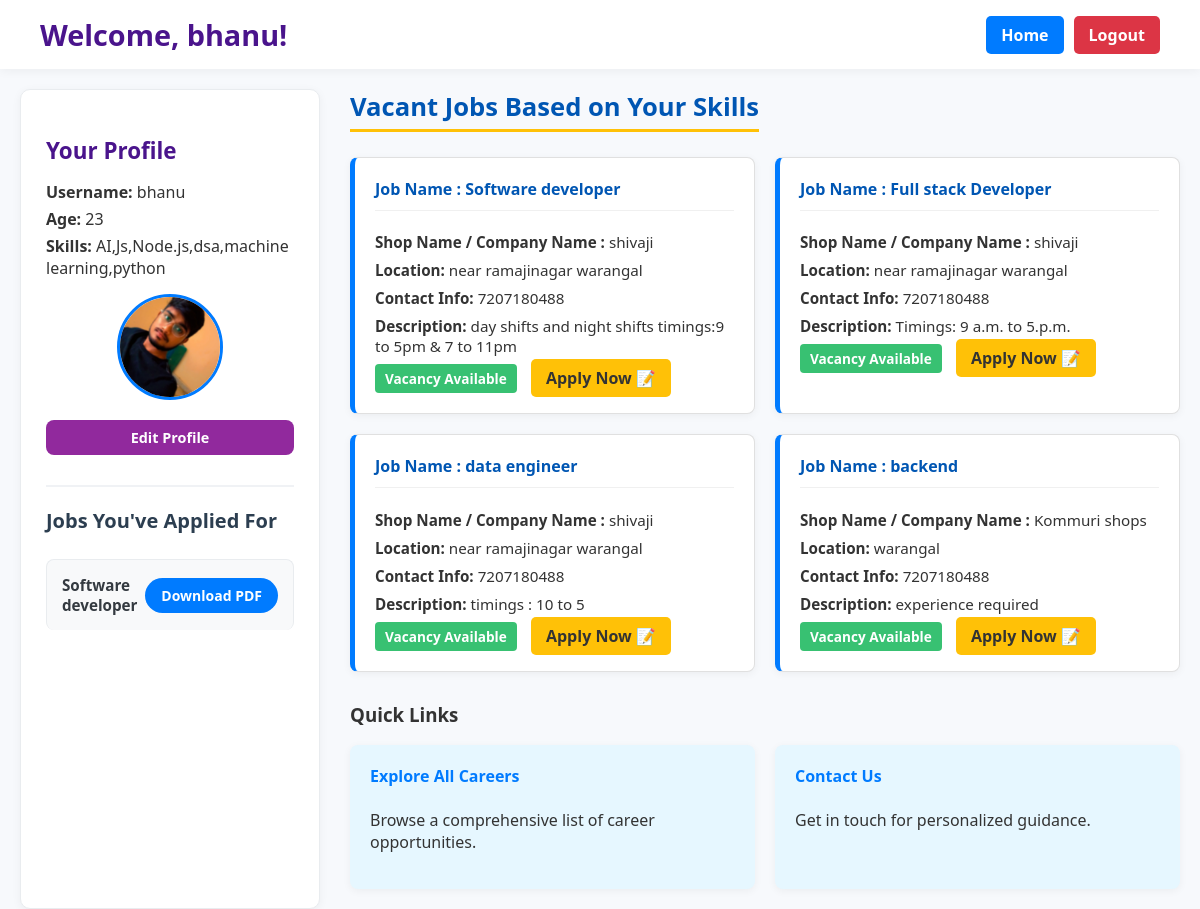
/dashboard (signed in), run on the app's committed database.
### tables this page shows
CREATE TABLE users (
            username TEXT NOT NULL,
            password TEXT NOT NULL,
            age INTEGER,
            profile_pic TEXT,
            skills TEXT,
            role TEXT NOT NULL DEFAULT 'job_seeker', security_question TEXT, security_answer TEXT, is_verified INTEGER DEFAULT 0, shop_name TEXT, business_license TEXT, status TEXT DEFAULT 'pending', voter_id TEXT, verification_doc TEXT,
            PRIMARY KEY (username, role)
        );

CREATE TABLE applications (
            id INTEGER PRIMARY KEY AUTOINCREMENT,
            job_id INTEGER NOT NULL,
            applicant_name TEXT NOT NULL,
            contact_info TEXT,
            resume_filename TEXT, applicant_email TEXT, applicant_phone TEXT, first_name TEXT, last_name TEXT, dob TEXT, address TEXT, pincode TEXT, experience REAL, skills_applied TEXT, preferred_location TEXT, user_id INTEGER,
            FOREIGN KEY(job_id) REFERENCES career_options(id)
        );

CREATE TABLE career_options (
            id INTEGER PRIMARY KEY AUTOINCREMENT,
            name TEXT NOT NULL,
            description TEXT NOT NULL,
            learn_more TEXT NOT NULL,
            skills_required TEXT,
            application_form_url TEXT,
            is_vacant INTEGER DEFAULT 1,
            total_labour_vacancy INTEGER DEFAULT 0,
            posted_by TEXT,
            posted_date DATETIME DEFAULT CURRENT_TIMESTAMP
        );

CREATE TABLE admin_profiles (
            username TEXT PRIMARY KEY,
            shop_name TEXT,
            total_labour_vacancy INTEGER,
            total_staff INTEGER,
            location TEXT,
            hand_based_salary TEXT,
            incentives TEXT,
            branches TEXT,
            contact_info TEXT,
            written_test TEXT,
            FOREIGN KEY(username) REFERENCES users(username)
        );

### app.py (the view)
@app.route("/dashboard")
@login_required
def dashboard():
    user = current_user
    skills_str = getattr(user, "skills", "") or ""
    user_skills_list = [s.strip().lower() for s in skills_str.split(",") if s.strip()]
    relevant_jobs = []
    db = get_db()
    all_jobs_query = """
        SELECT c.*, ap.shop_name, ap.location, ap.contact_info
        FROM career_options c
        LEFT JOIN admin_profiles ap ON c.posted_by = ap.username
    """
    career_options_db = db.execute(all_jobs_query).fetchall()
    if user_skills_list:
        for job in career_options_db:
            job_skills_list = [s.strip().lower() for s in (job["skills_required"] or "").split(",") if s.strip()]
            if any(user_skill in job_skills_list for user_skill in user_skills_list):
                relevant_jobs.append(job)
    applied_jobs = db.execute(
        """
        SELECT
            a.id as application_id,
            c.name as job_name
        FROM applications a
        JOIN career_options c ON a.job_id = c.id
        WHERE a.user_id = ?
        ORDER BY a.id DESC
        """,
        (user.id,)  # Use user.id (same as current_user.id)
    ).fetchall()
    return render_template(
        "dashboard.html",
        user=user,
        jobs=relevant_jobs,
        applied_jobs=applied_jobs
    )

### app.py (called while the page is built)
def get_db():
    db = getattr(g, '_database', None)
    if db is None:
        db = g._database = sqlite3.connect(DATABASE)
    db.row_factory = sqlite3.Row
    return db

@app.teardown_appcontext
def close_connection(exception):
    db = getattr(g, '_database', None)
    if db:
        db.close()

@login_manager.user_loader
def load_user(user_id):
    return User.get(user_id)

    @staticmethod
    def get(user_id):
        if ':' not in user_id:
            return None
        username, role = user_id.split(':', 1)
        db = get_db()
        user_row = db.execute("SELECT * FROM users WHERE username = ? AND role = ?", (username, role)).fetchone()
        if not user_row:
            return None
        return User(
            username=user_row['username'],
            age=user_row['age'],
            skills=user_row['skills'],
            profile_pic=user_row['profile_pic'],
            role=user_row['role']
        )

### templates/dashboard.html (shortened to what this page needs)
<!DOCTYPE html>
<html lang="en">
<head>
    <link rel="stylesheet" href="{{ url_for('static', filename='dashboard.css') }}" />
    <link rel="stylesheet" href="https://cdnjs.cloudflare.com/ajax/libs/font-awesome/6.0.0/css/all.min.css">
</head>
<body>
<header class="main-header">
    <h1>Welcome, {{ user.username }}!</h1>
    <nav class="top-nav-buttons">
        <a href="{{ url_for('home') }}" class="button home-btn">Home</a>
        <a href="{{ url_for('logout') }}" class="button logout-btn">Logout</a>
    </nav>
</header>
<div class="dashboard-layout">
    <aside class="profile-summary">
    <h2>Your Profile</h2> {% if user %}
        <div class="profile-details">
            <p><strong>Username:</strong> <span>{{ user.username }}</span></p>
            <p><strong>Age:</strong> <span>{{ user.age }}</span></p>
            <p><strong>Skills:</strong> <span>{{ user.skills | default('None specified') }}</span></p>
        </div>
        <div class="profile-pic-wrapper">
            {% if user.profile_pic %}
                <img src="{{ url_for('static', filename='profile_pics/' + user.profile_pic) }}"
                    alt="Profile Picture"
                    class="profile-pic"
                    id="profilePic"
                    style="cursor: pointer;"
                    title="Click to view full size" />
            {% else %}
                <img src="{{ url_for('static', filename='default_profile.png') }}"
                    alt="Default Profile Picture"
                    class="profile-pic default" />
            {% endif %}
        </div>
        <a href="{{ url_for('edit_profile') }}" class="button edit-button">Edit Profile</a>
    {% else %}
        <p>Profile information not available.</p>
    {% endif %}
    <section class="applied-jobs-summary">
    <h2>Jobs You've Applied For</h2>
    {% if applied_jobs %}
        <ul class="applied-jobs-list">
            {% for job in applied_jobs %}
                <li>
                    <span class="job-name">{{ job.job_name }}</span>
                    <a href="{{ url_for('download_application', application_id=job.application_id) }}" class="download-link">
                        Download PDF
                    </a>
                </li>
            {% endfor %}
        </ul>
    {% else %}
        <p>You have not applied for any jobs yet.</p>
    {% endif %}
</section>
</aside>
    <main class="main-content">
        <section class="career-suggestions">
            <h3>Vacant Jobs Based on Your Skills</h3>
            <div class="career-cards-container">
                {% if jobs %}
                    {% for job in jobs %}
                        <div class="job-posting">
                            <h4 class="job-name-heading">Job Name : {{ job.name }}</h4>
                            <p><strong>Shop Name / Company Name :</strong> {{ job.shop_name or "N/A" }}</p>
                            <p><strong>Location:</strong> {{ job.location or "N/A" }}</p>
                            <p><strong>Contact Info:</strong> {{ job.contact_info or "N/A" }}</p>
                            <p><strong>Description:</strong> {{ job.description }}</p>
                            <div class="job-status">
                                {% if job.is_vacant == 1 %}
                                    <span class="status-badge vacant">Vacancy Available</span>
                                    <a href="{{ url_for('apply', job_id=job.id) }}" class="apply-button btn btn-primary">Apply Now 📝</a>
                                {% else %}
                                    <span class="status-badge no-vacant">No Vacancy</span>
                                {% endif %}
                            </div>
                        </div>
                    {% endfor %}
                {% else %}
                    <p>No relevant job postings found based on your skills.</p>
                {% endif %}
            </div>
        </section>
        <section class="quick-links">
            <h3>Quick Links</h3>
            <div class="links-grid">
                <a href="{{ url_for('career_interests') }}" class="quick-link-card">
                    <h4>Explore All Careers</h4>
                    <p>Browse a comprehensive list of career opportunities.</p>
                </a>
                <a href="{{ url_for('contact') }}" class="quick-link-card">
                    <h4>Contact Us</h4>
                    <p>Get in touch for personalized guidance.</p>
                </a>
            </div>
        </section>
    </main>
</div>
</body>
</html>

### static/dashboard.css (style rules this page uses)
body { font-family: 'Segoe UI', Tahoma, Geneva, Verdana, sans-serif; background-color: #f7f9fc; color: #333; padding: 0; margin: 0; }
.main-header { background-color: #ffffff; padding: 15px 40px; box-shadow: 0 2px 10px rgba(0, 0, 0, 0.05); display: flex; justify-content: space-between; align-items: center; margin-bottom: 20px; }
.main-header h1 { color: #4a148c; font-size: 1.8em; margin: 0; }
.top-nav-buttons { display: flex; gap: 10px; }
.top-nav-buttons a.button { text-decoration: none; padding: 8px 15px; border-radius: 5px; background-color: #007bff; color: white; font-weight: 600; transition: background-color 0.2s; position: static !important; float: none !important; }
.top-nav-buttons a.button:last-child { background-color: #dc3545; }
.dashboard-layout { max-width: 1200px; margin: 0 auto; display: grid; grid-template-columns: 300px 1fr; gap: 30px; padding: 0 20px; }
.profile-summary { padding: 25px; border: 1px solid #e9ecef; border-radius: 10px; background-color: #ffffff; box-shadow: 0 2px 10px rgba(0, 0, 0, 0.05); }
.profile-summary h2, .profile-summary h3 { color: #4a148c; font-size: 1.4em; padding-bottom: 5px; margin-top: 20px; margin-bottom: 10px; }
.profile-details { margin-bottom: 15px; }
.profile-details p { margin: 5px 0; }
.profile-pic-wrapper { text-align: center; margin-bottom: 15px; }
.profile-pic { width: 100px; height: 100px; border-radius: 50%; object-fit: cover; border: 3px solid #007bff; }
.edit-button { display: block; text-align: center; margin-top: 15px; padding: 8px 12px; font-size: 0.9em; background-color: #91299d; color: white; text-decoration: none; border-radius: 8px; font-weight: 600; }
.applied-jobs-summary ul { list-style: none; padding: 0; }
.applied-jobs-summary li { padding: 8px 0; border-bottom: 1px dashed #eee; font-size: 0.95em; }
.applied-jobs-summary li:last-child { border-bottom: none; }
.main-content { padding: 0; }
.career-suggestions h3 { color: #0056b3; font-size: 1.6em; margin-top: 0; padding-bottom: 5px; border-bottom: 3px solid #ffc107; display: inline-block; margin-bottom: 25px; }
.career-cards-container { display: grid; grid-template-columns: repeat(auto-fit, minmax(300px, 1fr)); gap: 20px; }
.job-posting { background: #ffffff; border: 1px solid #e0e0e0; border-left: 5px solid #007bff; padding: 20px; border-radius: 8px; box-shadow: 0 2px 8px rgba(0, 0, 0, 0.05); }
.job-name-heading { color: #0056b3; margin-top: 0; border-bottom: 1px solid #f0f0f0; padding-bottom: 10px; }
.job-posting p { margin: 8px 0; font-size: 0.95em; }
.status-badge { padding: 5px 10px; border-radius: 4px; font-weight: bold; font-size: 0.85em; display: inline-block; margin-right: 10px; }
.status-badge.vacant { background-color: #38c172; color: white; }
.apply-button { padding: 8px 15px; background-color: #ffc107; color: #333; text-decoration: none; border-radius: 5px; font-weight: 600; }
.quick-links { margin-top: 30px; margin-bottom: 20px; }
.links-grid { display: grid; grid-template-columns: repeat(auto-fit, minmax(250px, 1fr)); gap: 20px; }
.quick-link-card { display: block; padding: 20px; background-color: #e6f7ff; border-radius: 8px; text-decoration: none; color: #333; box-shadow: 0 2px 8px rgba(0, 0, 0, 0.05); transition: background-color 0.2s; }
.quick-link-card h4 { color: #007bff; margin-top: 0; }
.download-link { background-color: #007bff; color: white; padding: 8px 16px; border-radius: 20px; text-decoration: none; font-size: 14px; font-weight: bold; white-space: nowrap; transition: background-color 0.3s; }
.applied-jobs-summary { margin-top: 30px; padding-top: 20px; border-top: 2px solid #f0f2f5; }
.applied-jobs-summary h2 { margin-top: 0; margin-bottom: 20px; font-size: 20px; color: #2c3e50; }
.applied-jobs-summary ul.applied-jobs-list { list-style-type: none; padding: 0; margin: 0; }
.applied-jobs-summary li { display: flex; justify-content: space-between; align-items: center; padding: 15px; border-radius: 8px; margin-bottom: 10px; background-color: #f8f9fa; border: 1px solid #e9ecef; }
.applied-jobs-summary .job-name { font-weight: 600; color: #343a40; }
.applied-jobs-summary .download-link { background-color: #007bff; color: white; padding: 8px 16px; border-radius: 20px; text-decoration: none; font-size: 14px; font-weight: bold; white-space: nowrap; transition: background-color 0.3s; }

### data on the page
users: username "bhanu", skills "AI,Js,Node.js,dsa,machine learning,python", profile_pic (picture)
applications: job_name "Software developer"
career_options: name "Software developer", shop_name "shivaji", location "near ramajinagar warangal", contact_info "7207180488", description "day shifts and night shifts timings:9 to 5pm & 7 to 11pm"
career_options: name "Full stack Developer", shop_name "shivaji", location "near ramajinagar warangal", contact_info "7207180488", description "Timings: 9 a.m. to 5.p.m."
career_options: name "data engineer", shop_name "shivaji", location "near ramajinagar warangal", contact_info "7207180488", description "timings : 10 to 5"
career_options: name "backend", shop_name "Kommuri shops", location "warangal", contact_info "7207180488", description "experience required"

### other printed values
{{ user.age }} "23"
